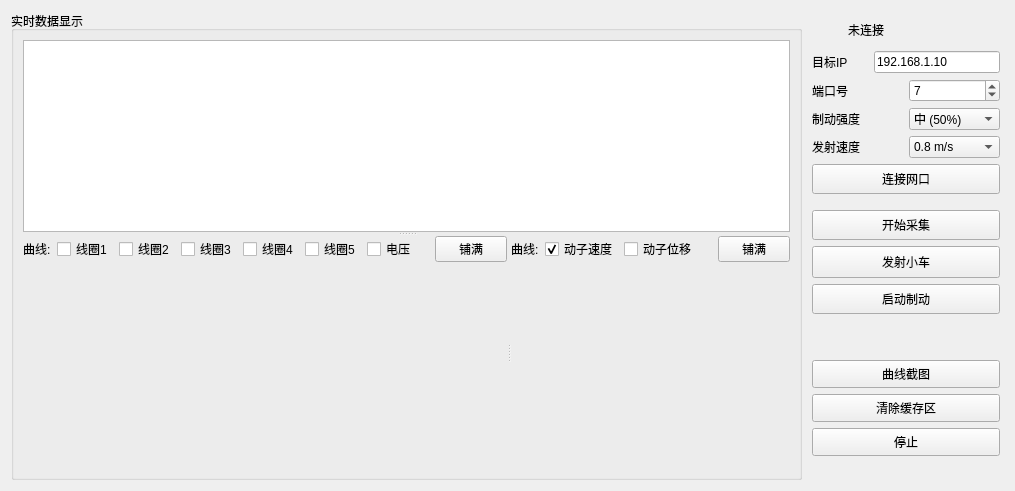
     <widget class="QWidget" name="tabAcquire">
      <attribute name="title">
       <string>实时采集数据</string>
      </attribute>
      <layout class="QHBoxLayout" name="horizontalLayoutAcquire">
       <item>
        <widget class="QGroupBox" name="groupBoxDisplay">
         <property name="title">
          <string>实时数据显示</string>
         </property>
         <layout class="QVBoxLayout" name="verticalLayoutDisplay">
          <item>
           <widget class="QSplitter" name="splitterDisplay">
            <property name="orientation">
             <enum>Qt::Orientation::Vertical</enum>
            </property>
            <property name="childrenCollapsible">
             <bool>false</bool>
            </property>
            <widget class="QPlainTextEdit" name="plainTextRecv">
             <property name="readOnly">
              <bool>true</bool>
             </property>
             <property name="maximumBlockCount">
              <number>5000</number>
             </property>
            </widget>
            <widget class="QSplitter" name="splitterPlots">
             <property name="orientation">
              <enum>Qt::Orientation::Horizontal</enum>
             </property>
             <property name="childrenCollapsible">
              <bool>false</bool>
             </property>
             <widget class="QWidget" name="widgetPlotLeft" native="true">
              <layout class="QVBoxLayout" name="verticalLayoutPlotLeft">
               <property name="leftMargin">
                <number>0</number>
               </property>
               <property name="topMargin">
                <number>0</number>
               </property>
               <property name="rightMargin">
                <number>0</number>
               </property>
               <property name="bottomMargin">
                <number>0</number>
               </property>
               <item>
                <layout class="QHBoxLayout" name="horizontalLayoutLeftCurves">
                 <item>
                  <widget class="QLabel" name="labelCurves">
                   <property name="toolTip">
                    <string>左边的图画电气量: 线圈 1~5 电流(A) 和母线电压(V)。这张图按自己显示中的曲线自动缩放纵轴。Ctrl+双击这张图 = 铺满画布 / 还原。</string>
                   </property>
                   <property name="text">
                    <string>曲线:</string>
                   </property>
                  </widget>
                 </item>
                 <item>
                  <widget class="QCheckBox" name="checkBoxCoil1">
                   <property name="text">
                    <string>线圈1</string>
                   </property>
                   <property name="checked">
                    <bool>false</bool>
                   </property>
                  </widget>
                 </item>
                 <item>
                  <widget class="QCheckBox" name="checkBoxCoil2">
                   <property name="text">
                    <string>线圈2</string>
                   </property>
                   <property name="checked">
                    <bool>false</bool>
                   </property>
                  </widget>
                 </item>
                 <item>
                  <widget class="QCheckBox" name="checkBoxCoil3">
                   <property name="text">
                    <string>线圈3</string>
                   </property>
                   <property name="checked">
                    <bool>false</bool>
                   </property>
                  </widget>
                 </item>
                 <item>
                  <widget class="QCheckBox" name="checkBoxCoil4">
                   <property name="text">
                    <string>线圈4</string>
                   </property>
                   <property name="checked">
                    <bool>false</bool>
                   </property>
                  </widget>
                 </item>
                 <item>
                  <widget class="QCheckBox" name="checkBoxCoil5">
                   <property name="text">
                    <string>线圈5</string>
                   </property>
                   <property name="checked">
                    <bool>false</bool>
                   </property>
                  </widget>
                 </item>
                 <item>
                  <widget class="QCheckBox" name="checkBoxVoltage">
                   <property name="toolTip">
                    <string>母线电压 vbus: 来自 ADS8688 的 CH5, 下位机已按 11:1 分压比还原成母线电压, 单位 V, 画在左图。板子发的 DATA 行第 8 个数就是它。</string>
                   </property>
                   <property name="text">
                    <string>电压</string>
                   </property>
                  </widget>
                 </item>
                 <item>
                  <spacer name="horizontalSpacerLeftCurves">
                   <property name="orientation">
                    <enum>Qt::Orientation::Horizontal</enum>
                   </property>
                   <property name="sizeHint" stdset="0">
                    <size>
                     <width>16</width>
                     <height>20</height>
                    </size>
                   </property>
                  </spacer>
                 </item>
                 <item>
                  <widget class="QPushButton" name="pushButtonMaxLeft">
                   <property name="minimumSize">
                    <size>
                     <width>72</width>
                     <height>0</height>
                    </size>
                   </property>
                   <property name="maximumSize">
                    <size>
                     <width>72</width>
                     <height>16777215</height>
                    </size>
                   </property>
                   <property name="toolTip">
                    <string>把**左边这张图**铺满整个绘图区(隐藏右图), 再点一次还原成左右双图。退出铺满的另一种办法: 按 Esc。</string>
                   </property>
                   <property name="text">
                    <string>铺满</string>
                   </property>
                   <property name="checkable">
                    <bool>true</bool>
                   </property>
                  </widget>
                 </item>
                </layout>
               </item>
               <item>
                <widget class="PlotWidget" name="plotWidget" native="true">
                 <property name="minimumSize">
                  <size>
                   <width>260</width>
                   <height>200</height>
                  </size>
                 </property>
                </widget>
               </item>
              </layout>
             </widget>
             <widget class="QWidget" name="widgetPlotRight" native="true">
              <layout class="QVBoxLayout" name="verticalLayoutPlotRight">
               <property name="leftMargin">
                <number>0</number>
               </property>
               <property name="topMargin">
                <number>0</number>
               </property>
               <property name="rightMargin">
                <number>0</number>
               </property>
               <property name="bottomMargin">
                <number>0</number>
               </property>
               <item>
                <layout class="QHBoxLayout" name="horizontalLayoutRightCurves">
                 <item>
                  <widget class="QLabel" name="labelCurvesMover">
                   <property name="toolTip">
                    <string>右边的图画动子: 动子速度(mm/s) 和动子位移(mm)。这张图按自己显示中的曲线自动缩放纵轴, 和左边电流的刻度互不影响。Ctrl+双击这张图 = 铺满画布 / 还原。</string>
                   </property>
                   <property name="text">
                    <string>曲线:</string>
                   </property>
                  </widget>
                 </item>
                 <item>
                  <widget class="QCheckBox" name="checkBoxSpeed">
                   <property name="toolTip">
                    <string>动子速度(mm/s): 板子 DATA 行第 7 个数, 画在右图。报的是**速率**(取绝对值): 位移一路减小时 Δx 是负的, 取绝对值之后曲线才是"先加速后减速"的正峰。只有上一拍和当前拍都在"有效跟踪区"(380..2020 mV)才算速度; 丢失目标时板子发 0, 状态跳变的那一拍也发 0(清位置缓存, 不拿跨越丢失段的两点算假速度)。</string>
                   </property>
                   <property name="text">
                    <string>动子速度</string>
                   </property>
                   <property name="checked">
                    <bool>true</bool>
                   </property>
                  </widget>
                 </item>
                 <item>
                  <widget class="QCheckBox" name="checkBoxLaser">
                   <property name="toolTip">
                    <string>动子位移(mm): 板子 DATA 行第 9 个数, 画在右图。下位机按两点标定做直线插值 x = x1 + (x2-x1)/(y2-y1) * (V-y1), 现在这组是 0.732 V -> 0 mm、1.143 V -> 480 mm; 四个数在 service_ads.h 的 SVC_ADS_LASER_X1_MM / X2_MM / Y1_V / Y2_V 里改。⚠ 丢失目标时板子发的是**上一拍的有效位移**(速度那一栏才是 0), 所以曲线会走平。⚠ 它和动子速度共用右图的**同一根纵轴**: 速度量级大时位移会被压扁, 想单独看清就把"动子速度"那个勾去掉。</string>
                   </property>
                   <property name="text">
                    <string>动子位移</string>
                   </property>
                  </widget>
                 </item>
                 <item>
                  <spacer name="horizontalSpacerRightCurves">
                   <property name="orientation">
                    <enum>Qt::Orientation::Horizontal</enum>
                   </property>
                   <property name="sizeHint" stdset="0">
                    <size>
                     <width>16</width>
                     <height>20</height>
                    </size>
                   </property>
                  </spacer>
                 </item>
                 <item>
                  <widget class="QPushButton" name="pushButtonMaxRight">
                   <property name="minimumSize">
                    <size>
                     <width>72</width>
                     <height>0</height>
                    </size>
                   </property>
                   <property name="maximumSize">
                    <size>
                     <width>72</width>
                     <height>16777215</height>
                    </size>
                   </property>
                   <property name="toolTip">
                    <string>把**右边这张图**铺满整个绘图区(隐藏左图), 再点一次还原成左右双图。退出铺满的另一种办法: 按 Esc。</string>
                   </property>
                   <property name="text">
                    <string>铺满</string>
                   </property>
                   <property name="checkable">
                    <bool>true</bool>
                   </property>
                  </widget>
                 </item>
                </layout>
               </item>
               <item>
                <widget class="PlotWidget" name="plotWidgetMover" native="true">
                 <property name="minimumSize">
                  <size>
                   <width>260</width>
                   <height>200</height>
                  </size>
                 </property>
                </widget>
               </item>
              </layout>
             </widget>
            </widget>
           </widget>
          </item>
         </layout>
        </widget>
       </item>
       <item>
        <widget class="QFrame" name="frameCtrl">
         <property name="minimumSize">
          <size>
           <width>196</width>
           <height>0</height>
          </size>
         </property>
         <property name="maximumSize">
          <size>
           <width>230</width>
           <height>16777215</height>
          </size>
         </property>
         <property name="frameShape">
          <enum>QFrame::Shape::NoFrame</enum>
         </property>
         <layout class="QVBoxLayout" name="verticalLayoutCtrl">
          <property name="leftMargin">
           <number>4</number>
          </property>
          <property name="topMargin">
           <number>4</number>
          </property>
          <property name="rightMargin">
           <number>4</number>
          </property>
          <property name="bottomMargin">
           <number>4</number>
          </property>
          <item>
           <layout class="QHBoxLayout" name="horizontalLayoutLed">
            <item>
             <widget class="LedIndicator" name="ledIndicator" native="true">
              <property name="minimumSize">
               <size>
                <width>30</width>
                <height>30</height>
               </size>
              </property>
              <property name="maximumSize">
               <size>
                <width>30</width>
                <height>30</height>
               </size>
              </property>
             </widget>
            </item>
            <item>
             <widget class="QLabel" name="labelLink">
              <property name="text">
               <string>未连接</string>
              </property>
             </widget>
            </item>
            <item>
             <spacer name="horizontalSpacerLed">
              <property name="orientation">
               <enum>Qt::Orientation::Horizontal</enum>
              </property>
              <property name="sizeHint" stdset="0">
               <size>
                <width>20</width>
                <height>20</height>
               </size>
              </property>
             </spacer>
            </item>
           </layout>
          </item>
          <item>
           <layout class="QHBoxLayout" name="horizontalLayoutIp">
            <item>
             <widget class="QLabel" name="labelIp">
              <property name="minimumSize">
               <size>
                <width>56</width>
                <height>0</height>
               </size>
              </property>
              <property name="text">
               <string>目标IP</string>
              </property>
             </widget>
            </item>
            <item>
             <widget class="QLineEdit" name="lineEditIp">
              <property name="text">
               <string>192.168.1.10</string>
              </property>
             </widget>
            </item>
           </layout>
          </item>
          <item>
           <layout class="QHBoxLayout" name="horizontalLayoutPort">
            <item>
             <widget class="QLabel" name="labelPort">
              <property name="minimumSize">
               <size>
                <width>56</width>
                <height>0</height>
               </size>
              </property>
              <property name="text">
               <string>端口号</string>
              </property>
             </widget>
            </item>
            <item>
             <widget class="QSpinBox" name="spinBoxPort">
              <property name="minimum">
               <number>1</number>
              </property>
              <property name="maximum">
               <number>65535</number>
              </property>
              <property name="value">
               <number>7</number>
              </property>
             </widget>
            </item>
           </layout>
          </item>
          <item>
           <layout class="QHBoxLayout" name="horizontalLayoutLevel">
            <item>
             <widget class="QLabel" name="labelLevel">
              <property name="minimumSize">
               <size>
                <width>56</width>
                <height>0</height>
               </size>
              </property>
              <property name="text">
               <string>制动强度</string>
              </property>
             </widget>
            </item>
            <item>
             <widget class="QComboBox" name="comboBoxLevel">
              <property name="currentIndex">
               <number>1</number>
              </property>
              <item>
               <property name="text">
                <string>低 (30%)</string>
               </property>
              </item>
              <item>
               <property name="text">
                <string>中 (50%)</string>
               </property>
              </item>
              <item>
               <property name="text">
                <string>高 (70%)</string>
               </property>
              </item>
             </widget>
            </item>
           </layout>
          </item>
          <item>
           <layout class="QHBoxLayout" name="horizontalLayoutLaunchSpeed">
            <item>
             <widget class="QLabel" name="labelLaunchSpeed">
              <property name="minimumSize">
               <size>
                <width>56</width>
                <height>0</height>
               </size>
              </property>
              <property name="text">
               <string>发射速度</string>
              </property>
             </widget>
            </item>
            <item>
             <widget class="QComboBox" name="comboBoxLaunchSpeed">
              <property name="toolTip">
               <string>对应原 STM32 工程的 SS1..SS6 六档(0.5~1.0 m/s)。&quot;发射小车&quot;和&quot;回原点&quot;都用这个速度。</string>
              </property>
              <property name="currentIndex">
               <number>3</number>
              </property>
              <item>
               <property name="text">
                <string>0.5 m/s</string>
               </property>
              </item>
              <item>
               <property name="text">
                <string>0.6 m/s</string>
               </property>
              </item>
              <item>
               <property name="text">
                <string>0.7 m/s</string>
               </property>
              </item>
              <item>
               <property name="text">
                <string>0.8 m/s</string>
               </property>
              </item>
              <item>
               <property name="text">
                <string>0.9 m/s</string>
               </property>
              </item>
              <item>
               <property name="text">
                <string>1.0 m/s</string>
               </property>
              </item>
             </widget>
            </item>
           </layout>
          </item>
          <item>
           <widget class="QPushButton" name="pushButtonConnect">
            <property name="minimumSize">
             <size>
              <width>0</width>
              <height>30</height>
             </size>
            </property>
            <property name="text">
             <string>连接网口</string>
            </property>
           </widget>
          </item>
          <item>
           <spacer name="verticalSpacerTop">
            <property name="orientation">
             <enum>Qt::Orientation::Vertical</enum>
            </property>
            <property name="sizeType">
             <enum>QSizePolicy::Policy::Fixed</enum>
            </property>
            <property name="sizeHint" stdset="0">
             <size>
              <width>20</width>
              <height>10</height>
             </size>
            </property>
           </spacer>
          </item>
          <item>
           <widget class="QPushButton" name="pushButtonStart">
            <property name="minimumSize">
             <size>
              <width>0</width>
              <height>30</height>
             </size>
            </property>
            <property name="text">
             <string>开始采集</string>
            </property>
           </widget>
          </item>
          <item>
           <widget class="QPushButton" name="pushButtonLaunchCar">
            <property name="minimumSize">
             <size>
              <width>0</width>
              <height>32</height>
             </size>
            </property>
            <property name="toolTip">
             <string>走 RS-485 直线电机: 重新初始化 + 使能 + 设速度 + 设目标位置 + 启动定位</string>
            </property>
            <property name="text">
             <string>发射小车</string>
            </property>
           </widget>
          </item>
          <item>
           <widget class="QPushButton" name="pushButtonBrake">
            <property name="minimumSize">
             <size>
              <width>0</width>
              <height>30</height>
             </size>
            </property>
            <property name="text">
             <string>启动制动</string>
            </property>
           </widget>
          </item>
          <item>
           <spacer name="verticalSpacerMid">
            <property name="orientation">
             <enum>Qt::Orientation::Vertical</enum>
            </property>
            <property name="sizeType">
             <enum>QSizePolicy::Policy::Fixed</enum>
            </property>
            <property name="sizeHint" stdset="0">
             <size>
              <width>20</width>
              <height>40</height>
             </size>
            </property>
           </spacer>
          </item>
          <item>
           <widget class="QPushButton" name="pushButtonSnapshot">
            <property name="minimumSize">
             <size>
              <width>0</width>
              <height>28</height>
             </size>
            </property>
            <property name="text">
             <string>曲线截图</string>
            </property>
           </widget>
          </item>
          <item>
           <widget class="QPushButton" name="pushButtonClear">
            <property name="minimumSize">
             <size>
              <width>0</width>
              <height>28</height>
             </size>
            </property>
            <property name="text">
             <string>清除缓存区</string>
            </property>
           </widget>
          </item>
          <item>
           <widget class="QPushButton" name="pushButtonStop">
            <property name="minimumSize">
             <size>
              <width>0</width>
              <height>28</height>
             </size>
            </property>
            <property name="text">
             <string>停止</string>
            </property>
           </widget>
          </item>
          <item>
           <spacer name="verticalSpacerBottom">
            <property name="orientation">
             <enum>Qt::Orientation::Vertical</enum>
            </property>
            <property name="sizeHint" stdset="0">
             <size>
              <width>20</width>
              <height>20</height>
             </size>
            </property>
           </spacer>
          </item>
         </layout>
        </widget>
       </item>
      </layout>
     </widget>
